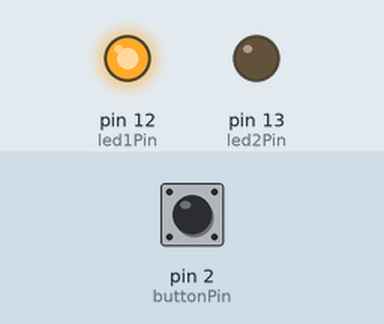
Recording of a sketch running on a simulated Arduino Uno, built with avr-gcc and run on an emulated ATmega328P. Shown: output pins drawn as LEDs (lit = HIGH). The inputs (shaded band) are chosen by the test bench; at power-on: pin 2 (buttonPin) HIGH.

Above: at 1.2 s.
1.3 s: pin 2 (buttonPin) pulled LOW for 0.15 s
At 1.37 s:
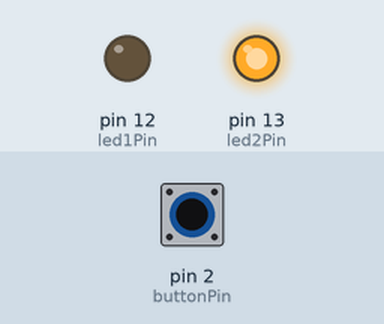
2.9 s: pin 2 (buttonPin) pulled LOW for 3.2 s
At 6.5 s:
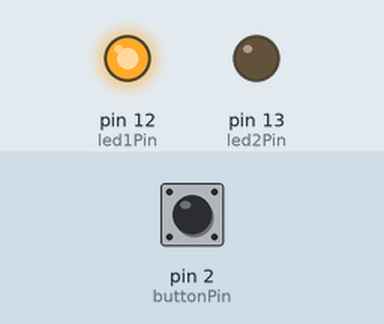
Timing chart, 0 to 8.0 s (numbered marks = the images above; inputs shaded):
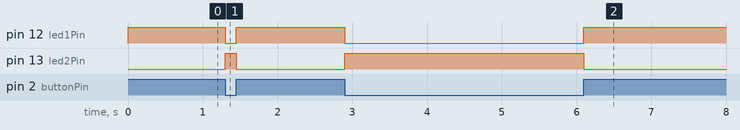

The sketch:

Projeto3.ino
```cpp
int buttonPin=2;
int led1Pin=12;
int led2Pin=13;
int buttonEstado=0;

void setup() {
  // put your setup code here, to run once:

  pinMode(led1Pin,OUTPUT);
  pinMode(led2Pin,OUTPUT);
  pinMode(buttonPin,INPUT_PULLUP);

}

void loop() {
  // put your main code here, to run repeatedly:

  buttonEstado=digitalRead(buttonPin);

  digitalWrite(led1Pin,buttonEstado);
  digitalWrite(led2Pin,!buttonEstado);

}
```

Measured:
- after the input at 1.3 s, pin 12 (led1Pin): HIGH → LOW at once, → HIGH 0.15 s later; pin 13 (led2Pin): LOW → HIGH at once, → LOW 0.15 s later
- after the input at 2.9 s, pin 12 (led1Pin): HIGH → LOW at once, → HIGH 3.2 s later; pin 13 (led2Pin): LOW → HIGH at once, → LOW 3.2 s later
